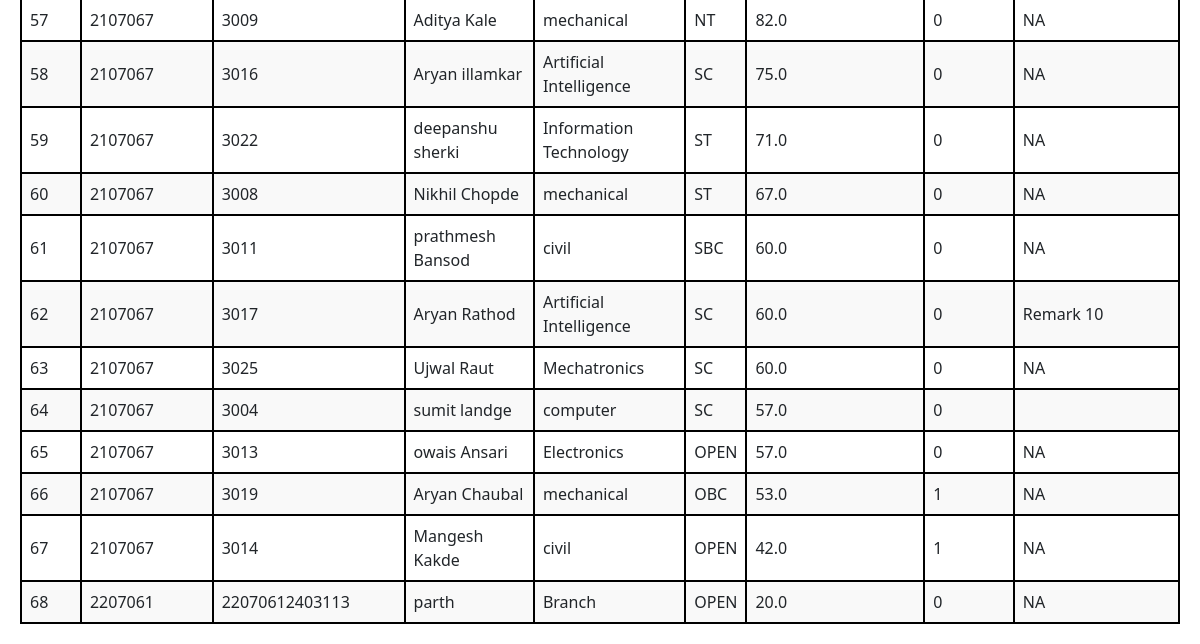
The page /Provisional_list3/ (lower part) on the database as committed earlier.
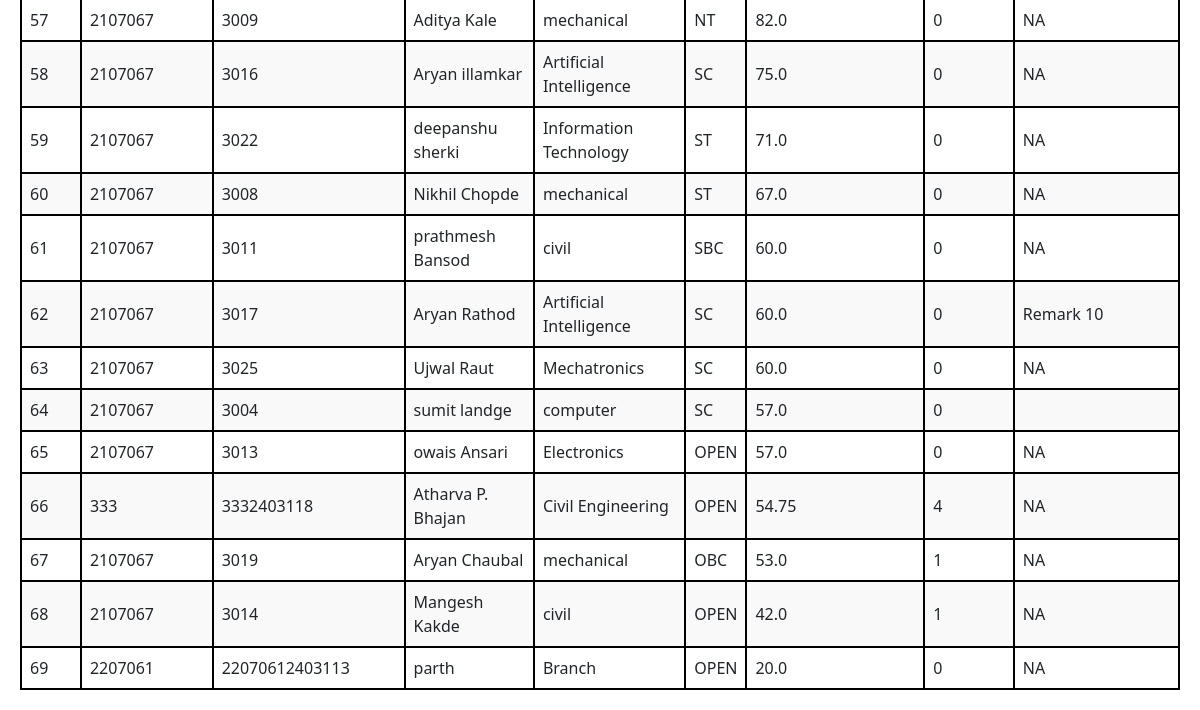
The same page on the database as committed later.
### Hostel_Admission/models.py (models this page shows)
class HostelData3(models.Model):
    id = models.AutoField(primary_key=True)
    fno = models.CharField(max_length=255)
    name = models.CharField(max_length=100)
    DOB = models.DateField()
    cast = models.CharField(max_length=50)
    nationality = models.CharField(max_length=10)
    BGroup = models.CharField(max_length=4)
    phone1 = models.IntegerField()
    Address1 = models.CharField(max_length=50)
    Email = models.EmailField(max_length=50)
    Branch = models.CharField(max_length=40)
    Backlog = models.CharField(max_length=3,default='YES')
    Nu_Backlog = models.IntegerField(default=0)
    mark1 = models.FloatField(default=0)
    outoff1 = models.FloatField(default=0)
    mark2 = models.FloatField(default=0)
    outoff2 = models.FloatField(default=0)
    percentage = models.FloatField()
    Year = models.CharField(max_length=7,default="Third")
    Father_name = models.CharField(max_length=100)
    phone2 = models.IntegerField()
    Address2 = models.CharField(max_length=50)
    occupation = models.CharField(max_length=50)
    Enroll = models.CharField(max_length=15)
    SPhoto = models.FileField(upload_to='3signatures/student/',default='NA')
    student_signature = models.FileField(upload_to='3signatures/student/',default='NA')
    father_signature = models.FileField(upload_to='3signatures/father/',default='NA')
    marksheet1 = models.FileField(upload_to='3marksheet1/', default='NA')
    marksheet2 = models.FileField(upload_to='3marksheet2/', default='NA')
    Domacile = models.FileField(upload_to='3Domacile/', default='NA')
    Allotment = models.FileField(upload_to='3Allotment/', default='NA')
    Addmission = models.FileField(upload_to='3Addmission/', default='NA')
    ncl = models.FileField(upload_to='3ncl/', default='NA')
    castecert = models.FileField(upload_to='3castecert/',default='NA')
    Registration  = models.FileField(upload_to='3Registration/', default='NA')
    status = models.CharField(max_length=200,default='not_verified')
    remark = models.CharField(max_length=200, default='NA')
    payment_ss = models.FileField(upload_to='payment/', default='NA')
    trans_id = models.CharField(max_length=255,default=0)

### Hostel_Admission/views.py (the view)
# urls.py: path('Provisional_list3/',views.Provisional_list3,name='Provisional_list3'),
def Provisional_list3(request):
    data = HostelData3.objects.all()
    data = sorted(data ,key=lambda x:(-x.percentage))
    return render(request , 'Admin_OP/Provisional1/third_year.html',{'data':data} )

### Hostel_Admission/templates/Admin_OP/Provisional1/third_year.html (shortened to what this page needs)
<!DOCTYPE html>
<html lang="en">
<head>{% load static %}
    <link rel="stylesheet" href="https://cdn.jsdelivr.net/npm/bootstrap@5.3.1/dist/css/bootstrap.min.css">
    <link rel="stylesheet" href="https://cdn.jsdelivr.net/npm/bootstrap@5.3.1/dist/js/bootstrap.bundle.min.js">
 </head>
 <body>
     <table class="styled-table">
         <tbody>
             {% for student in data %}
             <tr>
                 <td>{{ forloop.counter }}</td>
                 <td>{{ student.Enroll }}</td>
                 <td>{{ student.fno }}</td>
                 <td>{{ student.name }}</td>
                 <td>{{ student.Branch }}</td>
                 <td>{{ student.cast }}</td>
                 <td>{{ student.percentage }}</td>
                 <td>{{ student.Nu_Backlog }}</td>
                 <td>{{ student.remark }}</td>
             </tr>
             {% endfor %}
         </tbody>
       </table>
 </body>
 </html>

Rows that differ between the two databases and show on the page:
added HostelData3: Enroll "333", fno "3332403118", name "Atharva P. Bhajan", Branch "Civil Engineering", cast "OPEN", percentage "54.75", Nu_Backlog "4", remark "NA"
